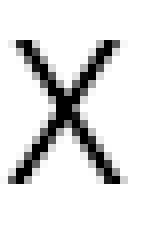
#> input picture tests/test_resources/test_image_monochrome_1.bmp, 20 x 30 px (shown 8 times larger)
$ python python_image_library.py
#> lines starting #> are read from the running program, lines starting #| are printed output that depends on the picture
from PIL import Image


def print_image_at_path_for_debugging(image_path):
    image = Image.open(image_path)

    if is_image_grayscale(image):
        print_grayscale_image_for_debugging(image)
    elif is_image_rgb(image):
        print_rgb_image_for_debugging(image)
    else:
        raise Exception("Image type not supported")


def is_image_grayscale(image):
    return image.mode == 'L'


def print_grayscale_image_for_debugging(image):
    num_pixels_x_axis = image.width
    num_pixels_y_axis = image.height
    pixels = image.load()
    for y in range(0, num_pixels_y_axis):
        for x in range(0, num_pixels_x_axis):
            pixel = pixels[x, y]
            print(str(pixel).zfill(3), end=", ")
        print()


def is_image_rgb(image):
    return image.mode == 'RGB'


def print_rgb_image_for_debugging(image):
    num_pixels_x_axis = image.width
    num_pixels_y_axis = image.height
    pixels = image.load()
    for y in range(0, num_pixels_y_axis):
        for x in range(0, num_pixels_x_axis):
            pixel = pixels[x, y]
            # calculate a grayscale value + print to system out
            grayscale_value = pixel[0] + pixel[1] + pixel[2]
            print(str(grayscale_value).zfill(3), end=", ")
        print()


def main():
    root_path = '../tests/test_resources/'
    print_image_at_path_for_debugging(root_path + 'test_image_monochrome_1.bmp')
#> in print_image_at_path_for_debugging, image is the input picture: PIL image 20x30 L; min 0, max 255, mean 224.7
    print()
    print_image_at_path_for_debugging(root_path + 'test_image_monochrome_2.bmp')
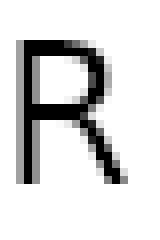
#> input picture tests/test_resources/test_image_monochrome_2.bmp, 20 x 30 px (shown 8 times larger)
#> in print_image_at_path_for_debugging, image is the input picture: PIL image 20x30 L; min 0, max 255, mean 216.7
    print()
    print_image_at_path_for_debugging(root_path + 'test_image_grayscale_1.bmp')
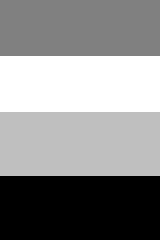
#> input picture tests/test_resources/test_image_grayscale_1.bmp, 20 x 30 px (shown 8 times larger)
#> in print_image_at_path_for_debugging, image is the input picture: PIL image 20x30 L; min 0, max 255, mean 140.3
    print()
    print_image_at_path_for_debugging(root_path + 'test_image_grayscale_2.bmp')
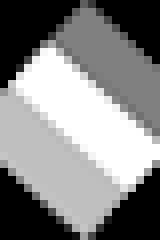
#> input picture tests/test_resources/test_image_grayscale_2.bmp, 20 x 30 px (shown 8 times larger)
#> in print_image_at_path_for_debugging, image is the input picture: PIL image 20x30 L; min 0, max 255, mean 131.3
    print()
    print_image_at_path_for_debugging(root_path + 'test_image_color.bmp')
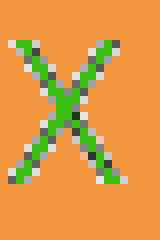
#> input picture tests/test_resources/test_image_color.bmp, 20 x 30 px (shown 8 times larger)
#> in print_image_at_path_for_debugging, image is the input picture: PIL image 20x30 RGB; mean R, G, B 220.2, 154, 70.4

if __name__ == "__main__":
    main()
